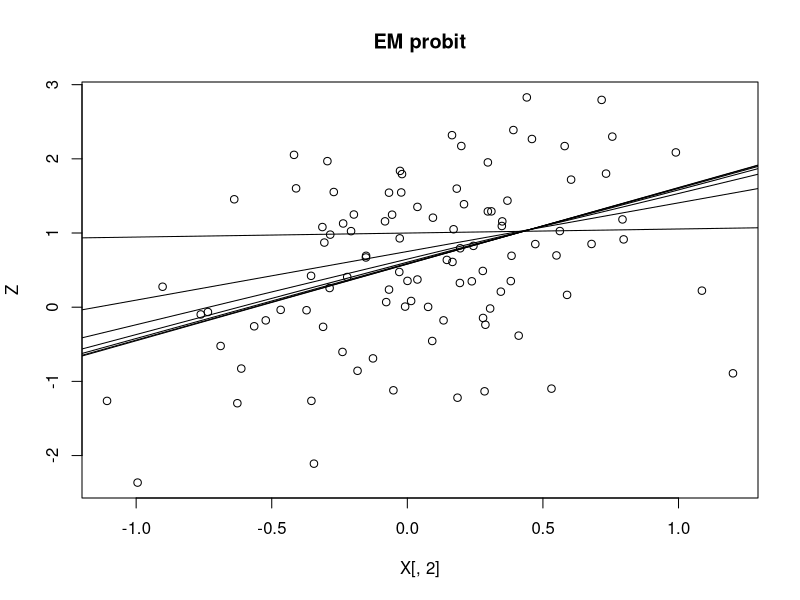

The R source for this figure:
set.seed(1)
# Auxiliaries functions
Estep=function(x,y,beta){
  z=matrix(0,ncol=1,nrow=length(y))
  for (i in 1:length(y)){
    xi=x[i,]
    xib=crossprod(xi,beta)
    if (y[i]==0){
      z[i,]=xib-dnorm(xib)/(pnorm(-xib))
    }
    else{
      z[i,]=xib+dnorm(xib)/(1-pnorm(-xib))
    }
  }
  return(z)
}
Mstep =function(X,Z){
  as.matrix(lm(Z~X[,-1])$coefficients,ncol=1)
}

# EM
em = function(X,beta0,eps,plot=F){
  beta_old=beta0
  beta=beta0
  nit=0
  while (nit==0 | sum((beta_old-beta)^2)/sum((beta_old)^2)>eps){
    beta_old=beta
    if(plot)
      abline(beta[1:2])
    Z=Estep(X,Y,beta)
    beta=Mstep(X,Z)
    Y=as.numeric(Z>0)
    nit=nit+1
  }
  return(list(beta=beta,nit=nit))
}

# Generate data 
beta = matrix(c(.5,1,0,0),ncol=1)
X = cbind(1,rnorm(100,sd=.5),rnorm(100,sd=2),rnorm(100,sd=2))
Z = X%*%beta+matrix(rnorm(100),ncol=1)
Y=as.numeric(Z>0) # Observed data
plot(X[,2],Z,main="EM probit")

# Initialize Beta
beta0=apply(X,2,mean)
# Run EM
em(X,beta0,1e-5,plot=T)

# Alternative
# data
beta = matrix(c(.5,1,0,0),ncol=1)
X = cbind(1,rnorm(100,sd=.5),rnorm(100,sd=2),rnorm(100,sd=2))
Z = X%*%beta+matrix(rnorm(100),ncol=1)
Y=Z # Observed data

# BFGS
loss = function(beta){
  r=Y-X%*%beta
  sum(r^2)/2
}
grad = function(beta){
  -crossprod(X,Y-X%*%beta)
}
beta0=apply(X,2,mean)
opt=optim(par=beta0,fn=loss,gr=grad,method="BFGS")
opt

# Standard errors
beta_hat=opt$par
sqrt(diag(sum((Y-X%*%beta_hat)^2)/(100-4)*solve(crossprod(X,X))))


# Less iterations for EM 7 against 30 here
